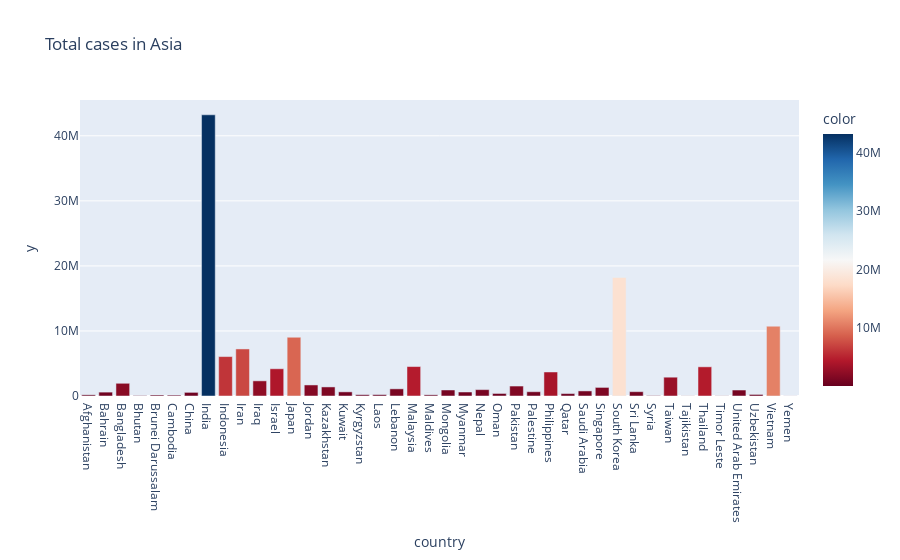

Source (notebook cell):
### Code cell
# plot cumulative cases in Asia 
df_asia_cases_cum = df_global_covid.loc[(df_global_covid["continent"] == "Asia") & (df_global_covid["indicator"] == "cases")]["cumulative_count"].groupby(df_global_covid["country"]).max()

# exclude Asia (total)
df_asia_cases_cum = df_asia_cases_cum.drop(["Asia (total)"])

fig = px.bar(df_asia_cases_cum, x=df_asia_cases_cum.index, y=df_asia_cases_cum.values, title="Total cases in Asia", color=df_asia_cases_cum.values, color_continuous_scale=px.colors.sequential.RdBu)
fig.show()
fig.write_image(os.path.join(PLOT_IMAGE_PATH, "total_cases_in_asia.png"))

### Figure 1 — Plotly figure (JSON) as saved in the notebook; plotly's stock layout.template omitted (floating-point values rounded to 4 significant figures)
{"data": [{"alignmentgroup": "True", "hovertemplate": "country=%{x}<br>y=%{y}<br>color=%{marker.color}<extra></extra>", "legendgroup": "", "marker": {"color": [181120, 595787, 1954243, 59644, 153093, 136262, 558493, 43230101, 6061079, 7233688, 2329813, 4187536, 9032197, 1697271, 1395055, 635868, 200993, 210147, 1101109, 4526298, 179979, 926282, 613452, 979271, 389758, 1531273, 657879, 3693222, 372704, 778983, 1321146, 18229288, 663960, 55906, 2892263, 17786, 4486664, 22933, 917496, 239272, 10731812, 11822], "coloraxis": "coloraxis", "pattern": {"shape": ""}}, "name": "", "offsetgroup": "", "orientation": "v", "showlegend": false, "textposition": "auto", "type": "bar", "x": ["Afghanistan", "Bahrain", "Bangladesh", "Bhutan", "Brunei Darussalam", "Cambodia", "China", "India", "Indonesia", "Iran", "Iraq", "Israel", "Japan", "Jordan", "Kazakhstan", "Kuwait", "Kyrgyzstan", "Laos", "Lebanon", "Malaysia", "Maldives", "Mongolia", "Myanmar", "Nepal", "Oman", "Pakistan", "Palestine", "Philippines", "Qatar", "Saudi Arabia", "Singapore", "South Korea", "Sri Lanka", "Syria", "Taiwan", "Tajikistan", "Thailand", "Timor Leste", "United Arab Emirates", "Uzbekistan", "Vietnam", "Yemen"], "xaxis": "x", "y": [181120, 595787, 1954243, 59644, 153093, 136262, 558493, 43230101, 6061079, 7233688, 2329813, 4187536, 9032197, 1697271, 1395055, 635868, 200993, 210147, 1101109, 4526298, 179979, 926282, 613452, 979271, 389758, 1531273, 657879, 3693222, 372704, 778983, 1321146, 18229288, 663960, 55906, 2892263, 17786, 4486664, 22933, 917496, 239272, 10731812, 11822], "yaxis": "y"}], "layout": {"barmode": "relative", "coloraxis": {"colorbar": {"title": {"text": "color"}}, "colorscale": [[0, "rgb(103,0,31)"], [0.1, "rgb(178,24,43)"], [0.2, "rgb(214,96,77)"], [0.3, "rgb(244,165,130)"], [0.4, "rgb(253,219,199)"], [0.5, "rgb(247,247,247)"], [0.6, "rgb(209,229,240)"], [0.7, "rgb(146,197,222)"], [0.8, "rgb(67,147,195)"], [0.9, "rgb(33,102,172)"], [1, "rgb(5,48,97)"]]}, "legend": {"tracegroupgap": 0}, "title": {"text": "Total cases in Asia"}, "xaxis": {"anchor": "y", "domain": [0, 1], "title": {"text": "country"}}, "yaxis": {"anchor": "x", "domain": [0, 1], "title": {"text": "y"}}}}
